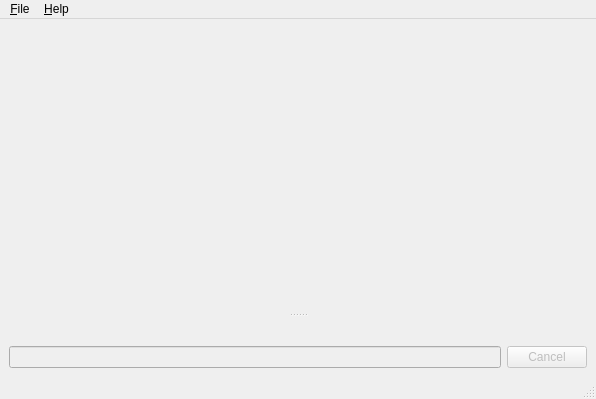
<?xml version="1.0" encoding="UTF-8"?>
<ui version="4.0">
 <class>MainWindow</class>
 <widget class="QMainWindow" name="MainWindow">
  <property name="geometry">
   <rect>
    <x>0</x>
    <y>0</y>
    <width>596</width>
    <height>399</height>
   </rect>
  </property>
  <property name="windowTitle">
   <string>SiebenApp</string>
  </property>
  <widget class="QWidget" name="centralwidget">
   <layout class="QGridLayout" name="gridLayout"/>
  </widget>
  <widget class="QMenuBar" name="menubar">
   <property name="geometry">
    <rect>
     <x>0</x>
     <y>0</y>
     <width>596</width>
     <height>25</height>
    </rect>
   </property>
   <widget class="QMenu" name="menuFile">
    <property name="title">
     <string>&amp;File</string>
    </property>
    <addaction name="actionQuit"/>
   </widget>
   <widget class="QMenu" name="menu_Help">
    <property name="title">
     <string>&amp;Help</string>
    </property>
    <addaction name="action_About"/>
   </widget>
   <addaction name="menuFile"/>
   <addaction name="menu_Help"/>
  </widget>
  <widget class="QStatusBar" name="statusbar"/>
  <widget class="QDockWidget" name="dockWidget">
   <property name="features">
    <set>QDockWidget::NoDockWidgetFeatures</set>
   </property>
   <property name="windowTitle">
    <string/>
   </property>
   <attribute name="dockWidgetArea">
    <number>8</number>
   </attribute>
   <widget class="QWidget" name="dockWidgetContents">
    <layout class="QHBoxLayout" name="horizontalLayout_2">
     <item>
      <widget class="QLineEdit" name="input">
       <property name="enabled">
        <bool>false</bool>
       </property>
      </widget>
     </item>
     <item>
      <widget class="QPushButton" name="cancel">
       <property name="enabled">
        <bool>false</bool>
       </property>
       <property name="text">
        <string>Cancel</string>
       </property>
      </widget>
     </item>
    </layout>
   </widget>
  </widget>
  <action name="actionQuit">
   <property name="text">
    <string>&amp;Quit</string>
   </property>
  </action>
  <action name="action_About">
   <property name="text">
    <string>&amp;About</string>
   </property>
  </action>
 </widget>
 <resources/>
 <connections>
  <connection>
   <sender>actionQuit</sender>
   <signal>triggered()</signal>
   <receiver>MainWindow</receiver>
   <slot>close()</slot>
   <hints>
    <hint type="sourcelabel">
     <x>-1</x>
     <y>-1</y>
    </hint>
    <hint type="destinationlabel">
     <x>297</x>
     <y>199</y>
    </hint>
   </hints>
  </connection>
 </connections>
</ui>
